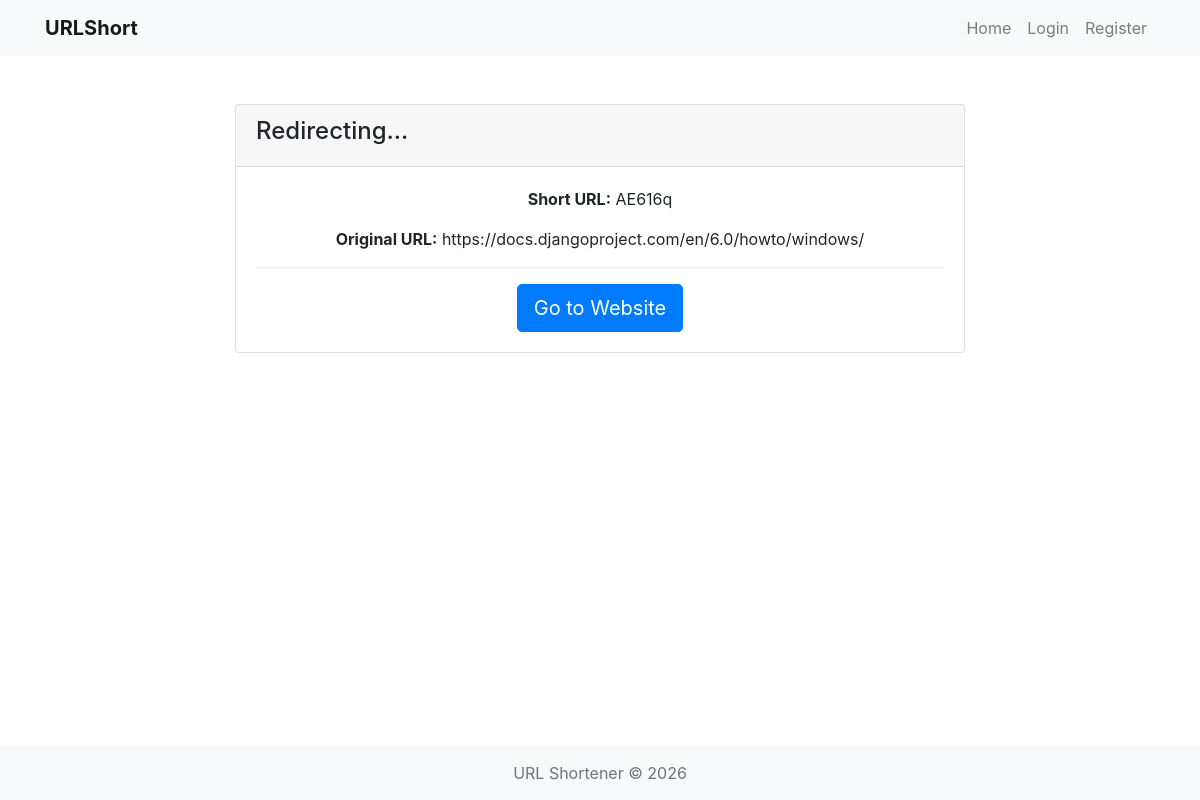
The app's page /AE616q/ with its own data.
### urlshort/models.py (models this page shows, shortened)
class ShortURL(models.Model):
    original_url = models.URLField(max_length=700)
    short_url = models.CharField(max_length=100, unique=True)
    time_date_created = models.DateTimeField(auto_now_add=True)
    click_count = models.IntegerField(default=0)
    user = models.ForeignKey(User, on_delete=models.CASCADE, null=True, blank=True)
    expires_at = models.DateTimeField(null=True, blank=True)
    def is_expired(self):
        if self.expires_at is None:
            return False
        return timezone.now() > self.expires_at

### urlshort/views.py (the view)
# urls.py: path('<str:url>/', views.redirect_url, name='redirect_url'),
def redirect_url(request, url):
    try:
        url_obj = ShortURL.objects.get(short_url=url)
        if url_obj.is_expired():
            return render(request, 'expired.html', {'obj': url_obj})
        url_obj.click_count = url_obj.click_count + 1
        url_obj.save()
        context = {'obj': url_obj}
        return render(request, 'redirect.html', context)
    except ShortURL.DoesNotExist:
        return render(request, 'pagenotfound.html')

### templates/redirect.html
{% extends 'base.html' %}
{% block content %}
<div class="container mt-5">
    <div class="row justify-content-center">
        <div class="col-md-8">
            <div class="card">
                <div class="card-header">
                    <h4>Redirecting...</h4>
                </div>
                <div class="card-body text-center">
                    <p><strong>Short URL:</strong> {{ obj.short_url }}</p>
                    <p><strong>Original URL:</strong> {{ obj.original_url }}</p>
                    <hr>
                    <a href="{{ obj.original_url }}" class="btn btn-primary btn-lg">Go to Website</a>
                </div>
            </div>
        </div>
    </div>
</div>
{% endblock content %}

### templates/base.html (style rules this page uses)
body { min-height: 100vh; display: flex; flex-direction: column; }

### records on screen
ShortURL: short_url "AE616q", original_url "https://docs.djangoproject.com/en/6.0/howto/windows/"
